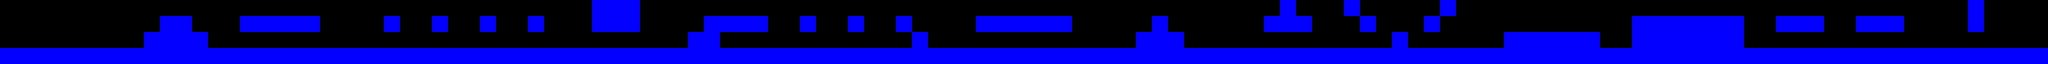

A level layout from a 2D game, rendered from its tile map. Below: a short description, then the map file with its tile-grid data intact:
An orthogonal 128x4 tile map with 32x32 px tiles, 1 tile layer (Tile Layer 1).

<map version="1.2" tiledversion="2019.07.05" orientation="orthogonal" renderorder="right-down" width="128" height="4" tilewidth="32" tileheight="32" infinite="0" nextlayerid="2" nextobjectid="1">
 <tileset firstgid="1" source="hoge.tsx" />
 <layer id="1" name="Tile Layer 1" width="128" height="4">
  <data encoding="csv">
1,0,0,0,0,0,0,0,0,0,0,0,0,0,0,0,0,0,0,0,0,0,0,0,0,0,0,0,0,0,0,0,0,0,0,0,0,2,2,2,0,0,0,0,0,0,0,0,0,0,0,0,0,0,0,0,0,0,0,0,0,0,0,0,0,0,0,0,0,0,0,0,0,0,0,0,0,0,0,0,2,0,0,0,2,0,0,0,0,0,2,0,0,0,0,0,0,0,0,0,0,0,0,0,0,0,0,0,0,0,0,0,0,0,0,0,0,0,0,0,0,0,0,2,0,0,0,1,
1,0,0,0,0,0,0,0,0,0,2,2,0,0,0,2,2,2,2,2,1,0,0,0,2,0,0,2,0,0,2,0,0,2,0,0,0,2,2,2,0,0,0,0,2,2,2,2,0,0,2,0,0,2,0,0,2,0,0,0,0,2,2,2,2,2,2,0,0,0,0,0,2,1,1,0,0,0,0,2,2,2,0,0,0,2,0,0,0,2,0,0,0,0,0,0,0,0,0,0,0,0,2,2,2,2,2,2,2,0,0,2,2,2,0,0,2,2,2,0,0,1,1,2,0,0,0,1,
1,0,0,0,0,0,0,0,0,2,2,2,2,0,0,0,0,0,0,0,0,0,0,0,0,0,0,0,0,0,0,0,0,0,0,0,0,0,0,0,0,0,0,2,2,0,0,0,0,0,0,0,0,0,0,0,0,2,0,0,0,0,0,0,0,0,0,0,0,0,0,2,2,2,1,0,0,0,0,0,0,0,0,0,0,0,0,2,0,0,0,0,0,0,2,2,2,2,2,2,0,0,2,2,2,2,2,2,2,0,0,0,0,0,0,0,0,0,0,0,0,0,0,0,0,0,0,0,
2,2,2,2,2,2,2,2,2,2,2,2,2,2,2,2,2,2,2,2,2,2,2,2,2,2,2,2,2,2,2,2,2,2,2,2,2,2,2,2,2,2,2,2,2,2,2,2,2,2,2,2,2,2,2,2,2,2,2,2,2,2,2,2,2,2,2,2,2,2,2,2,2,2,2,2,2,2,2,2,2,2,2,2,2,2,2,2,2,2,2,2,2,2,2,2,2,2,2,2,2,2,2,2,2,2,2,2,2,2,2,2,2,2,2,2,2,2,2,2,2,2,2,2,2,2,2,2
</data>
 </layer>
</map>